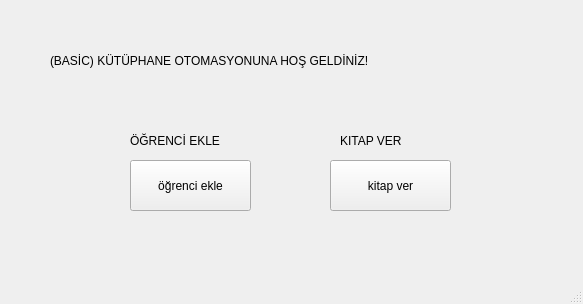
<?xml version="1.0" encoding="UTF-8"?>
<ui version="4.0">
 <class>MainWindow</class>
 <widget class="QMainWindow" name="MainWindow">
  <property name="geometry">
   <rect>
    <x>0</x>
    <y>0</y>
    <width>583</width>
    <height>304</height>
   </rect>
  </property>
  <property name="windowTitle">
   <string>MainWindow</string>
  </property>
  <widget class="QWidget" name="centralwidget">
   <widget class="QLabel" name="label">
    <property name="geometry">
     <rect>
      <x>50</x>
      <y>30</y>
      <width>481</width>
      <height>61</height>
     </rect>
    </property>
    <property name="styleSheet">
     <string notr="true">font: 75 14pt &quot;Myanmar Text&quot;;</string>
    </property>
    <property name="text">
     <string>(BASİC) KÜTÜPHANE OTOMASYONUNA HOŞ GELDİNİZ!</string>
    </property>
   </widget>
   <widget class="QPushButton" name="ogr_ekle_button">
    <property name="geometry">
     <rect>
      <x>130</x>
      <y>160</y>
      <width>121</width>
      <height>51</height>
     </rect>
    </property>
    <property name="text">
     <string>öğrenci ekle</string>
    </property>
   </widget>
   <widget class="QPushButton" name="kitap_ver_input">
    <property name="geometry">
     <rect>
      <x>330</x>
      <y>160</y>
      <width>121</width>
      <height>51</height>
     </rect>
    </property>
    <property name="text">
     <string>kitap ver</string>
    </property>
   </widget>
   <widget class="QLabel" name="label_2">
    <property name="geometry">
     <rect>
      <x>130</x>
      <y>130</y>
      <width>131</width>
      <height>21</height>
     </rect>
    </property>
    <property name="styleSheet">
     <string notr="true">font: 75 14pt &quot;Myanmar Text&quot;;</string>
    </property>
    <property name="text">
     <string>ÖĞRENCİ EKLE</string>
    </property>
   </widget>
   <widget class="QLabel" name="label_3">
    <property name="geometry">
     <rect>
      <x>340</x>
      <y>130</y>
      <width>91</width>
      <height>21</height>
     </rect>
    </property>
    <property name="styleSheet">
     <string notr="true">font: 75 14pt &quot;Myanmar Text&quot;;</string>
    </property>
    <property name="text">
     <string>KITAP VER</string>
    </property>
   </widget>
  </widget>
  <widget class="QMenuBar" name="menubar">
   <property name="geometry">
    <rect>
     <x>0</x>
     <y>0</y>
     <width>583</width>
     <height>21</height>
    </rect>
   </property>
  </widget>
  <widget class="QStatusBar" name="statusbar"/>
 </widget>
 <resources/>
 <connections/>
</ui>
